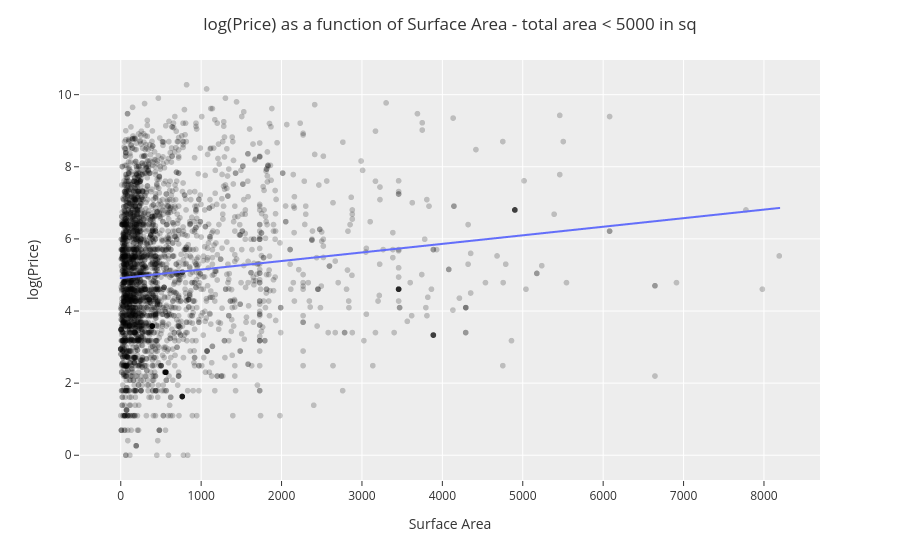

Write notebook code for a chart like this one.
### Code cell
fig = px.scatter(DF_model2,
                 x='Surface',
                 y='log_price',
                 color_discrete_sequence=['black'],
                 opacity=0.2)

fig.update_layout(template="ggplot2",
                  title='log(Price) as a function of Surface Area - total area < 5000 in sq',
                  title_x=0.5,
                  xaxis_title='Surface Area',
                  yaxis_title='log(Price)')
fig.add_trace(px.line(DF_model2, x='x', y='y').data[0])

fig.show()

### Figure 1 — Plotly figure (JSON) as saved in the notebook; plotly's stock layout.template omitted (floating-point values rounded to 4 significant figures; data arrays with more than 128 entries replaced by an {"elided": "..."} marker saying what was removed)
{"data": [{"hovertemplate": "Surface=%{x}<br>log_price=%{y}<extra></extra>", "legendgroup": "", "marker": {"color": "black", "opacity": 0.2, "symbol": "circle"}, "mode": "markers", "name": "", "showlegend": false, "type": "scattergl", "x": {"elided": "3211 float values"}, "xaxis": "x", "y": {"elided": "3211 float values"}, "yaxis": "y"}, {"hovertemplate": "x=%{x}<br>y=%{y}<extra></extra>", "legendgroup": "", "line": {"color": "#636efa", "dash": "solid"}, "marker": {"symbol": "circle"}, "mode": "lines", "name": "", "showlegend": false, "type": "scattergl", "x": {"elided": "3211 float values"}, "xaxis": "x", "y": {"elided": "3211 float values"}, "yaxis": "y"}], "layout": {"legend": {"tracegroupgap": 0}, "margin": {"t": 60}, "title": {"text": "log(Price) as a function of Surface Area - total area < 5000 in sq", "x": 0.5}, "xaxis": {"anchor": "y", "domain": [0, 1], "title": {"text": "Surface Area"}}, "yaxis": {"anchor": "x", "domain": [0, 1], "title": {"text": "log(Price)"}}}}
